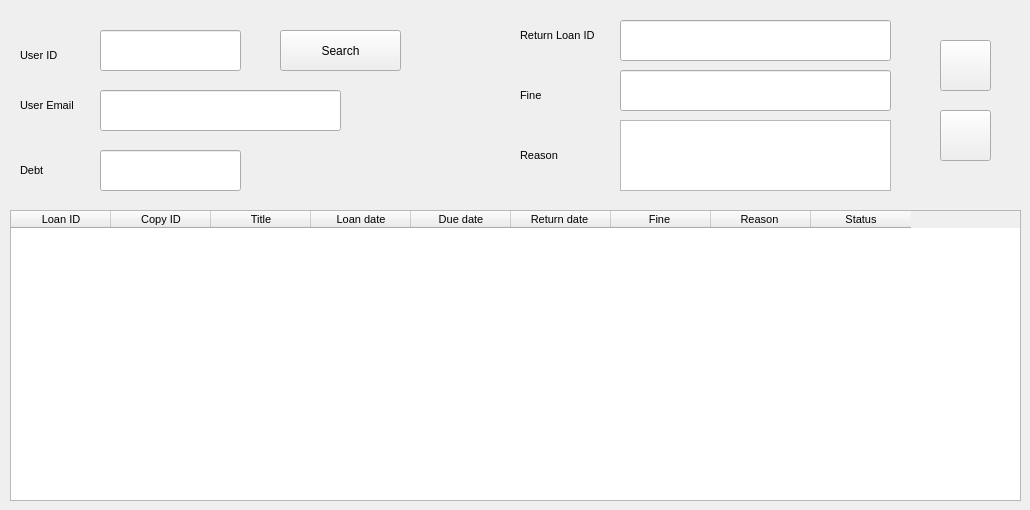
    <widget class="QWidget" name="tab_15">
     <attribute name="title">
      <string>Return</string>
     </attribute>
     <widget class="QTableWidget" name="tableWidget_10">
      <property name="geometry">
       <rect>
        <x>10</x>
        <y>210</y>
        <width>1011</width>
        <height>291</height>
       </rect>
      </property>
      <property name="font">
       <font>
        <family>Segoe UI</family>
        <pointsize>8</pointsize>
       </font>
      </property>
      <column>
       <property name="text">
        <string>Loan ID</string>
       </property>
      </column>
      <column>
       <property name="text">
        <string>Copy ID</string>
       </property>
      </column>
      <column>
       <property name="text">
        <string>Title</string>
       </property>
      </column>
      <column>
       <property name="text">
        <string>Loan date</string>
       </property>
      </column>
      <column>
       <property name="text">
        <string>Due date</string>
       </property>
      </column>
      <column>
       <property name="text">
        <string>Return date </string>
       </property>
      </column>
      <column>
       <property name="text">
        <string>Fine </string>
       </property>
      </column>
      <column>
       <property name="text">
        <string>Reason </string>
       </property>
      </column>
      <column>
       <property name="text">
        <string>Status</string>
       </property>
      </column>
     </widget>
     <widget class="QLineEdit" name="lineEdit_33">
      <property name="geometry">
       <rect>
        <x>100</x>
        <y>90</y>
        <width>241</width>
        <height>41</height>
       </rect>
      </property>
     </widget>
     <widget class="QLabel" name="label_40">
      <property name="geometry">
       <rect>
        <x>20</x>
        <y>90</y>
        <width>71</width>
        <height>31</height>
       </rect>
      </property>
      <property name="font">
       <font>
        <family>Segoe UI</family>
        <pointsize>8</pointsize>
       </font>
      </property>
      <property name="styleSheet">
       <string notr="true">background-color: rgba(0,0,0,0%);</string>
      </property>
      <property name="text">
       <string>User Email</string>
      </property>
     </widget>
     <widget class="QLineEdit" name="lineEdit_34">
      <property name="geometry">
       <rect>
        <x>620</x>
        <y>20</y>
        <width>271</width>
        <height>41</height>
       </rect>
      </property>
     </widget>
     <widget class="QLabel" name="label_41">
      <property name="geometry">
       <rect>
        <x>520</x>
        <y>20</y>
        <width>91</width>
        <height>31</height>
       </rect>
      </property>
      <property name="font">
       <font>
        <family>Segoe UI</family>
        <pointsize>8</pointsize>
       </font>
      </property>
      <property name="styleSheet">
       <string notr="true">background-color: rgba(0,0,0,0%);</string>
      </property>
      <property name="text">
       <string>Return Loan ID</string>
      </property>
     </widget>
     <widget class="QPushButton" name="pushButton_34">
      <property name="geometry">
       <rect>
        <x>280</x>
        <y>30</y>
        <width>121</width>
        <height>41</height>
       </rect>
      </property>
      <property name="text">
       <string>Search</string>
      </property>
     </widget>
     <widget class="QLineEdit" name="lineEdit_36">
      <property name="geometry">
       <rect>
        <x>100</x>
        <y>30</y>
        <width>141</width>
        <height>41</height>
       </rect>
      </property>
     </widget>
     <widget class="QLineEdit" name="lineEdit_37">
      <property name="geometry">
       <rect>
        <x>100</x>
        <y>150</y>
        <width>141</width>
        <height>41</height>
       </rect>
      </property>
     </widget>
     <widget class="QLabel" name="label_43">
      <property name="geometry">
       <rect>
        <x>20</x>
        <y>150</y>
        <width>61</width>
        <height>41</height>
       </rect>
      </property>
      <property name="font">
       <font>
        <family>Segoe UI</family>
        <pointsize>8</pointsize>
       </font>
      </property>
      <property name="styleSheet">
       <string notr="true">background-color: rgba(0,0,0,0%);</string>
      </property>
      <property name="text">
       <string>Debt</string>
      </property>
     </widget>
     <widget class="QLabel" name="label_45">
      <property name="geometry">
       <rect>
        <x>20</x>
        <y>40</y>
        <width>51</width>
        <height>31</height>
       </rect>
      </property>
      <property name="font">
       <font>
        <family>Segoe UI</family>
        <pointsize>8</pointsize>
       </font>
      </property>
      <property name="styleSheet">
       <string notr="true">background-color: rgba(0,0,0,0%);</string>
      </property>
      <property name="text">
       <string>User ID </string>
      </property>
     </widget>
     <widget class="QLineEdit" name="lineEdit_35">
      <property name="geometry">
       <rect>
        <x>620</x>
        <y>70</y>
        <width>271</width>
        <height>41</height>
       </rect>
      </property>
     </widget>
     <widget class="QLabel" name="label_44">
      <property name="geometry">
       <rect>
        <x>520</x>
        <y>80</y>
        <width>91</width>
        <height>31</height>
       </rect>
      </property>
      <property name="font">
       <font>
        <family>Segoe UI</family>
        <pointsize>8</pointsize>
       </font>
      </property>
      <property name="styleSheet">
       <string notr="true">background-color: rgba(0,0,0,0%);</string>
      </property>
      <property name="text">
       <string>Fine </string>
      </property>
     </widget>
     <widget class="QTextEdit" name="textEdit_3">
      <property name="geometry">
       <rect>
        <x>620</x>
        <y>120</y>
        <width>271</width>
        <height>71</height>
       </rect>
      </property>
     </widget>
     <widget class="QLabel" name="label_46">
      <property name="geometry">
       <rect>
        <x>520</x>
        <y>140</y>
        <width>91</width>
        <height>31</height>
       </rect>
      </property>
      <property name="font">
       <font>
        <family>Segoe UI</family>
        <pointsize>8</pointsize>
       </font>
      </property>
      <property name="styleSheet">
       <string notr="true">background-color: rgba(0,0,0,0%);</string>
      </property>
      <property name="text">
       <string>Reason</string>
      </property>
     </widget>
     <widget class="QPushButton" name="pushButton_36">
      <property name="geometry">
       <rect>
        <x>940</x>
        <y>40</y>
        <width>51</width>
        <height>51</height>
       </rect>
      </property>
      <property name="text">
       <string/>
      </property>
      <property name="icon">
       <iconset>
        <normaloff>icons/confirm.png</normaloff>icons/confirm.png</iconset>
      </property>
      <property name="iconSize">
       <size>
        <width>40</width>
        <height>40</height>
       </size>
      </property>
     </widget>
     <widget class="QPushButton" name="pushButton_35">
      <property name="geometry">
       <rect>
        <x>940</x>
        <y>110</y>
        <width>51</width>
        <height>51</height>
       </rect>
      </property>
      <property name="text">
       <string/>
      </property>
      <property name="icon">
       <iconset>
        <normaloff>icons/payfine.png</normaloff>icons/payfine.png</iconset>
      </property>
      <property name="iconSize">
       <size>
        <width>50</width>
        <height>50</height>
       </size>
      </property>
     </widget>
    </widget>
